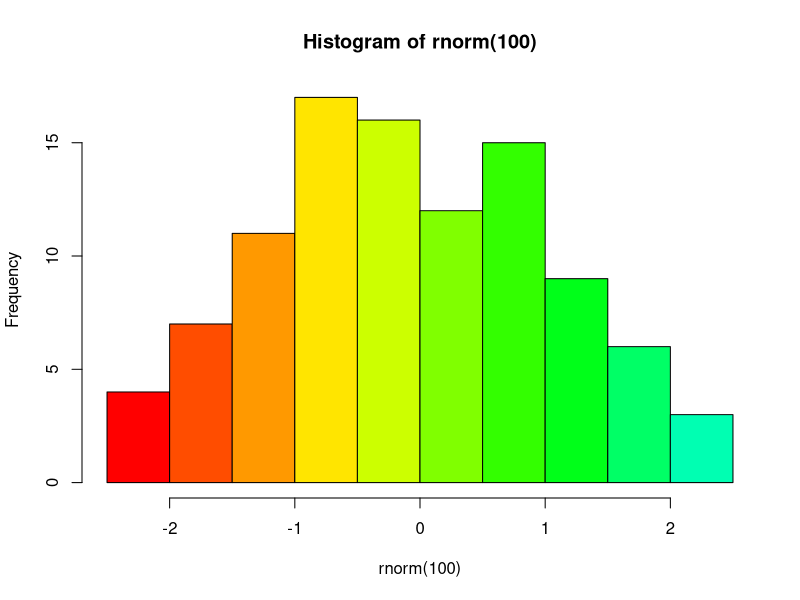

Source code (R):

#############
# Logistics #
#############

# Welcome to the introduction to R workshop!
# Days: Jan 3, 5, 7
# Times: 10am to noon, then 2pm to 4pm
# Small breaks at 11am and 3pm


# Course website: https://vicpena.github.io/workshops/2022/introR

# Please sign up to TopHat and Datacamp
# You'll find exercises and small courses there

############
# Overview #
############
# - Installing packages
# - Variables 
# - Operations and functions
# - Vectors and data.frames

#######################
# Installing packages #
#######################

# R is powerful because many people have built 
# add-ons (packages) that are very useful 

# one of them is tidyverse, which has useful functions 
# for data import, visualization, etc.

# to install it, you need to run the command 
install.packages("tidyverse")

# to load it, you need to run
library(tidyverse)

# whenever you start R, you have to load the packages
# you want to use 



#############################
# Introduction to variables #
#############################

# Cheat sheets: https://rstudio.com/resources/cheatsheets/

#---------------------------#
# Running code and comments #
#---------------------------#

# Can run code by highlighting an instruction 
# and clicking on "Run" or using the shortcut Ctrl + Enter

# Try and run the commands in the 3 lines below
# You can send code to the console by typing Ctrl + Enter
3+2
# comment
hist(rnorm(100), col = rainbow(20))

# Getting help:
# If you want to know how a function works, 
# you can type in ?<name of the function>
# For example
?hist
# Unfortunately, the help files can be a little
# cryptic, but you get used to them

#--------------------# 
# Creating variables #
#--------------------#
var1 = 2020
var2 = FALSE
var3 = "text"
var3

# Exercise: Create a variable named var4 whose value is your favorite number
# and print its value


# NB: can use <- for defining variables as well
var1 <- 2020
var2 <- FALSE
var3 <- "text"

# We can overwrite variables
var1 = 30
var2 = TRUE

#----------------------#
# Basic variable types #
#----------------------#

# use the function class() to retrieve 
# variable types 


# Exercise: find the variable types of var4 and var5
var4 = 1e3
var5 = "TRUE"

#-------------------------------------#
# Operations and arithmetic functions #
#-------------------------------------#

# + add
# - subtract
# * multiply
# / divide
# ^ exponentiate

x = 32
y = 5
z = 1

# For example:
x+y/z
z^y

# Exercise: find x to the z-th power times y

# Can't do arithmetic operations on characters
x = "3"
y = 3

# what happens if we try to compute x-y?

# convert x to numeric and try again

# Some arithmetic functions:
# exp: exponential
# sqrt: square root
# log(x, base = y): log of x, base y (default is base e, the natural logarithm)

# Exercise: 
# define x = 3, y = 5, and z = 53
# find the arithmetic mean of x, y, and z
# find the arithmetic mean of the (natural) logarithms of x, y, and z

#############
## Vectors ##
#############

# Vectors allow us to store multiple elements in a single variable

#--------#
# Basics #
#--------#

# we can define vectors
x1 = c(1, 2, 3, 4, 5, 6)
y1 = c("a","b","c","d","efg")
z1 = c("a", 2, 3, "e")
z3 = c(1, 2, 3, 4, 5, 6, 7, 8 , 9, "10")


# exercise: find the class of the vectors above

# ranges of numeric values, ascending and desc.
going_up = 1:2022
going_down = 2022:1

# finding lengths of vectors with length
length(x1)

#---------------------------------#
# Operations with numeric vectors #
#---------------------------------#
x1 = 1:6
x2 = 7:12
x1
x2


# componentwise vector-vector operations: +, -, *, /
x3 = x1+x2
x1*x2



# find mean, standard deviation, variance, sum and product of a vector


## Exercises ##

# what is the value of 1 * 2 * ..... * 10?

# what happens if you try to find 1 * 2 * .... * 2019?

# Let
x = 1:10
y = 11:20
# find the R equivalent of 
# the function SUMPRODUCT in Excel

#---------------#
# Concatenating #
#---------------#
x1 = 1:6
x2 = 7:12
x1
x2

## append the value 10 to the end of x1

## append the value 10 to the beginning of x1

# can squeeze values in the middle with append
# append(x, values, after)

## concatenate x1 and x2
x3 = c(x1, x2)
c(x2, x1)

#----------#
# Indexing #
#----------#

# Idea: accessing particular values of a vector
# useful for creating subsets of vectors

x1 = 1:6
x1

# first entry

# 4th entry 

# last entry 


# third and fifth entry 

# second through fifth entries 
# access entries 100 through 200 of x2

# all but first entry 

# tell R that I want to exclude the first entry

# exclude third and fifth entries  

# exclude 2nd through 5th

x = c("a", "b", "c", "e")
# edit fourth entry of x from "e" to "d"


##########################
## Intro to data.frames ##
##########################

# work with iris dataset
?iris
data(iris)

# data.frame is a data structure in R 
# that allows me to store datasets (that is, objects with rows and columns,
# which are potentially of different types)
class(iris)



# glimpse: quick look at the dataset
glimpse(iris)

# species is a factor
# factors are a data type for categorical data in R
# it is not the same as character
# in R there are 2 variable types that can be used to store categorical data
# one of them is character, the other one is factor
# factor as a nicer way of dealing with categorical than character


# Here I'm converting a variable of character type to factor
# This happens a lot, because factors are nicer than character
var1 = "hello"
class(var1)
var1 = as.factor(var1)
class(var1)

# summary
summary(iris)

# subset rows with slice

# subset columns with filter

# can also subset by exclusion



# creating data.frames from scratch:
df = data.frame(var1 = c(1, 2, 3), 
                dog = c("A","B","C"))
df

# can rename rows and columns of data.frame with rownames & colnames
colnames(df) = c("var1", "var2")
rownames(df) = c("Ann","Bob","Carl")
df

# adding new variables to a data.frame
# using mutate
# e.g. add c("X","Y", NA)
# (the marker for missing data in R is NA Not Available)





